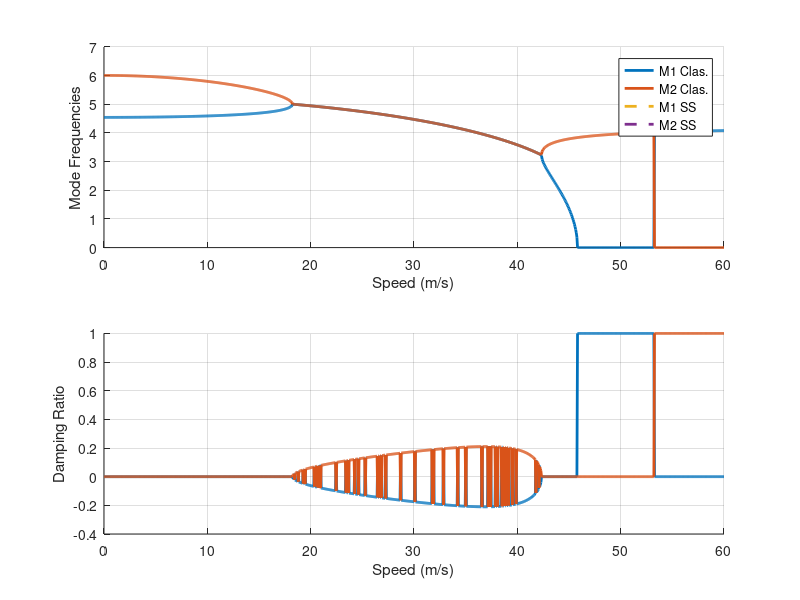
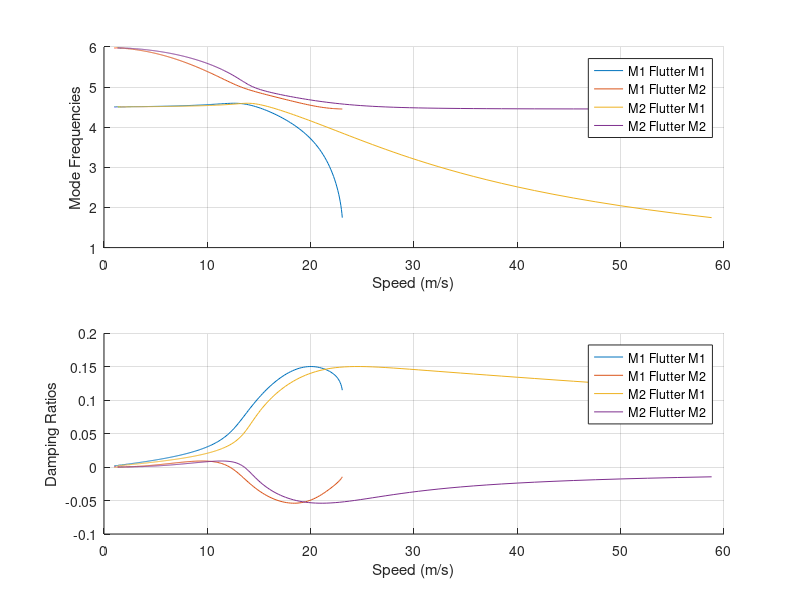

MATLAB code to generate these figures, in order:
clear
clc
close all

%note: a lot of this came from Dr Allen's code.

f0_1 = 4.57;
f0_2 = 5.95;

m = 6.47;
c = 0.36;
b = c/2;
S = 1 * c;
Ialpha = 0.0699;
% Kalpha = 97.7;
aerodynamic_center = 0.227 * c;
elastic_center = 0.374 * c;
e = abs(aerodynamic_center - elastic_center);
xcg = abs(elastic_center - 0.4 * c);
dCL_da = 4.07;
rhoair = 1.2;

% Kh = 755;
Kalpha = (f0_2 * 2 * pi)^2 * Ialpha;
Kh = (f0_1 * 2 * pi)^2 * m;
Us = linspace(0,60,1000);
subtract = zeros(2,2);
x_alpha = xcg / b;
S_alpha = m * x_alpha * b;

actual_airspeed = [22.5:0.25:25.5];
actual_freq1 = [5.9,5.95,5.8];

% Check frequencies of bounce and torsion modes when flow is zero
    K=[Kh,0;
        0, Kalpha];
    M=[m,xcg*m;
        xcg*m, Ialpha];
[Phi0,lam0]=eig(K,M);
disp('Natural Frequencies at U=0');
fn0=sqrt(diag(lam0))/2/pi

% Us=[0:0.1:35]; % Airspeed in m/s
qs=rhoair*Us.^2/2;
fns=zeros(2,length(qs)); lams=fns;

for k=1:length(qs)
    K=[Kh,qs(k)*S*dCL_da;
        0, Kalpha-qs(k)*e*S*dCL_da];
    M=[m,xcg*m;
        xcg*m, Ialpha];
[Phi,lam]=eig(K,M);
fn=sqrt(diag(lam))/2/pi;
fns(:,k)=sort(fn);
% Alternative, solve for state-space eigenvalues instead.
    [Phic,lamss]=polyeig(K,0*M,M);
        lkp=lamss(imag(lamss)>0); % keep only root with positive frequency
    % lams(:,k)=sort(lkp);
    lams = 0;
end

figure(1);
subplot(2,1,1)
hold on
plot(Us,real(fns),'-',Us,imag(lams)/2/pi,'--'); grid on;
set(get(gca,'Children'),'LineWidth',2)
legend('M1 Clas.','M2 Clas.','M1 SS','M2 SS');
xlabel('Speed (m/s)'); ylabel('Mode Frequencies');
subplot(2,1,2)
hold on
plot(Us,-real(1i*fns)./abs(fns),'-',Us,-real(lams)./abs(lams),'--'); grid on;
set(get(gca,'Children'),'LineWidth',2)
xlabel('Speed (m/s)'); ylabel('Damping Ratio');

% Dynamic Aeroelasticity with Theodorsen Aerodynamics
%
b=c/2; % half chord
a=e/b; % nondimensional elastic axis 
% Find range of k to study.
Udes=[1,60]; % m/s
kdes=fn0(1)*2*pi*b./Udes(2:-1:1); % use first mode frequency to find k's
ksD=linspace(kdes(1),kdes(2),1000);
fnsD=zeros(2,length(ksD)); lamsD=fnsD; ztsD=fnsD;
% Structural stiffness matrices are constant
K=[Kh,0;
    0, Kalpha];
M=[m,xcg*m;
    xcg*m, Ialpha];

for kk=1:length(ksD);
    k=ksD(kk);
    C = besselh(1,2,k)./(besselh(1,2,k)+1i*besselh(0,2,k)); % F+i*G
    Lh = -((- k + C*2i))/k;
    Lal = -(b*(2*C + k*1i + C*k*1i + a*k^2 - C*a*k*2i))/k^2;
    Mh = (b*(- a*k + C*1i + C*a*2i))/k; 
    Mal = (b^2*(8*C - k*4i + 16*C*a + C*k*4i + a*k*8i + k^2 - 8*a^2*k^2 - C*a^2*k*16i))/(8*k^2);
    Maero=pi*rhoair*b^2*[Lh,Lal; Mh,Mal];
    
    % Solve for state-space eigenvalues
    [Phic,lamss]=polyeig(K,0*M,M+Maero);
    lkp=lamss(imag(lamss)>0); % keep only root with positive imaginary part
        % Note, this will fail if the roots are not in complex conjugate
        % pairs, i.e. they become real.
    lamsD(:,kk)=sort(lkp); 
    fnsD(:,kk)=abs(lamsD(:,kk))/2/pi;
    ztsD(:,kk)=-real(lamsD(:,kk))./abs(lamsD(:,kk));
end

% Find U values for each mode
Um1=fnsD(1,:)*2*pi*b./ksD;
Um2=fnsD(2,:)*2*pi*b./ksD;

figure(2);
subplot(2,1,1);
hold on
plot(Um1,fnsD,Um2,fnsD); grid on;
legend('M1 Flutter M1','M1 Flutter M2','M2 Flutter M1','M2 Flutter M2');
xlabel('Speed (m/s)'); ylabel('Mode Frequencies');
subplot(2,1,2);
hold on
plot(Um1,ztsD,Um2,ztsD); grid on;
legend('M1 Flutter M1','M1 Flutter M2','M2 Flutter M1','M2 Flutter M2');
xlabel('Speed (m/s)'); ylabel('Damping Ratios');